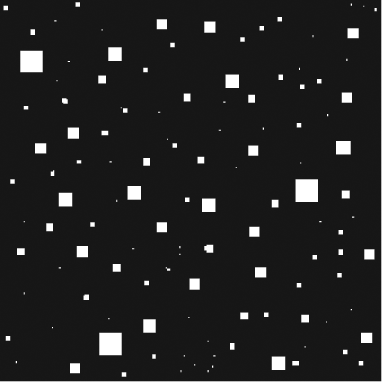
//> input picture Input Images/sam1.tif, 382 x 382 px
$ ./Dilation   (built with g++ and OpenCV 4)
//> lines starting //> are read from the running program, lines starting //| are printed output that depends on the picture; after the words box and inside, x2 and y2 are one past the last pixel; in counts of white or black regions, pixels touching at a corner belong together
#include "opencv2/imgproc/imgproc.hpp"
#include "opencv2/highgui/highgui.hpp"
#include <iostream>
#include <math.h>


using namespace std;
using namespace cv;


Mat dilation(Mat des, int maskSize) {

	int s;
	s = maskSize / 2;
	Mat mask;
	mask.create(maskSize, maskSize, CV_32S);
	Mat out;
	out.create(des.size(), des.type());

	int flag = 0;


	for (int y = 0; y < des.rows - maskSize + 1; y++)
	{
		for (int x = 0; x < des.cols - maskSize + 1; x++)
		{
			flag = 0;

			for (int y1 = 0; y1 < maskSize; y1++)
			{
				for (int x1 = 0; x1 < maskSize; x1++)
				{

					if (des.at<uchar>(y + y1, x + x1) == 255) {
						flag = 1;
					}

				}
			}
			if (flag == 0)
				out.at<uchar>(y + s, x + s) = 0;
			else
				out.at<uchar>(y + s, x + s) = 255;

		}
	}

	return out;

}


int main() {

	Mat src = imread("sam1.tif", CV_LOAD_IMAGE_GRAYSCALE);
//> src is the input picture: 382 rows x 382 cols, CV_8UC1; min 22, max 255, mean 33.2
	int maskSize;
	cout << "Enter mask size : ";
	cin >> maskSize;
//> the answer given: 3
	Mat des;
	int s;
	s = maskSize / 2;
	copyMakeBorder(src, des, s, s, s, s, 0, 0);
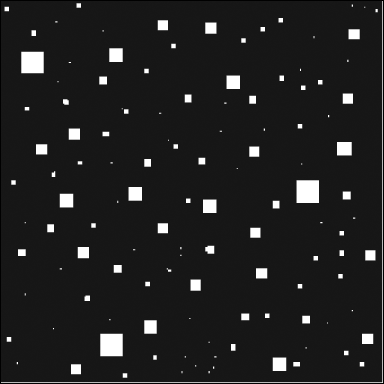
//> des: 384 rows x 384 cols, CV_8UC1; min 0, max 255, mean 32.8
	for (int y = 0; y < des.rows; y++)
	{
		for (int x = 0; x < des.cols; x++)
		{
			if (des.at<uchar>(y, x) >= 0 && des.at<uchar>(y, x) <= 127)des.at<uchar>(y, x) = 0;
			else if (des.at<uchar>(y, x) >127 && des.at<uchar>(y, x) <= 255) des.at<uchar>(y, x) = 255;

		}
	}
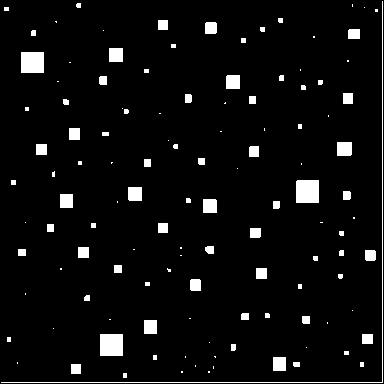
//> des: 384 rows x 384 cols, CV_8UC1; 5% white; 121 white regions (47 under 20 px), largest, box (x1, y1, x2, y2) and area: (1, 1, 383, 383) 763, (296, 180, 319, 203) 528, (100, 334, 123, 356) 506

	imshow("Input", src);
	waitKey();
	Mat output = dilation(des,maskSize);
//> after the loop in dilation, `for (int y = 0; y < des.rows - maskSize + 1; y++)`:
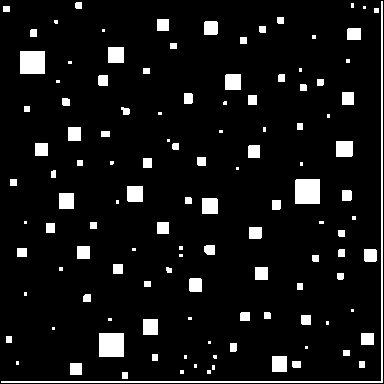
//> out: 384 rows x 384 cols, CV_8UC1; 7.7% white; 120 white regions (41 under 20 px), largest, box (x1, y1, x2, y2) and area: (1, 1, 383, 383) 1524, (295, 179, 320, 204) 624, (99, 333, 124, 357) 600
//> after the loop in dilation, `for (int y = 0; y < des.rows - maskSize + 1; y++)`: flag = 1
	imshow("After dilation", output);
	waitKey();

}

$ run again, with Input Images/sam3.tif copied over Input Images/sam1.tif
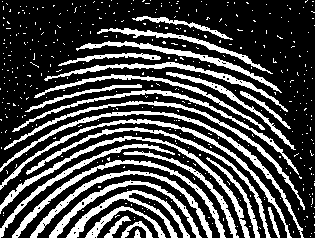
//> input picture Input Images/sam3.tif, 315 x 238 px
//> src: 238 rows x 315 cols, CV_8UC1; 28.5% white; 414 white regions (387 under 20 px), largest, box (x1, y1, x2, y2) and area: (0, 111, 304, 238) 1388, (0, 136, 250, 238) 1372, (0, 119, 292, 238) 1337
//> `copyMakeBorder(src, des, s, s, s, s, 0, 0);`:
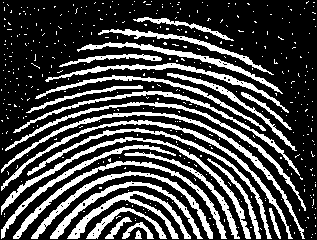
//> des: 240 rows x 317 cols, CV_8UC1; 28.1% white; 414 white regions (387 under 20 px), largest, box (x1, y1, x2, y2) and area: (1, 112, 305, 239) 1388, (1, 137, 251, 239) 1372, (1, 120, 293, 239) 1337
//> the loop in dilation, `for (int y = 0; y < des.rows - maskSize + 1; y++)` made 238 passes
//> flag on passes 1 to 3: 1, 1, 1
//> after the loop in dilation, `for (int y = 0; y < des.rows - maskSize + 1; y++)`:
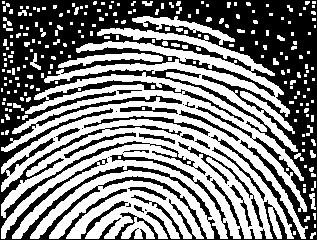
//> out: 240 rows x 317 cols, CV_8UC1; 51.1% white; 27 black regions (10 under 20 px), largest, box (x1, y1, x2, y2) and area: (0, 0, 317, 240) 34574, (178, 142, 263, 228) 463, (84, 116, 210, 136) 407
//> after the loop in dilation, `for (int y = 0; y < des.rows - maskSize + 1; y++)`: flag = 0
